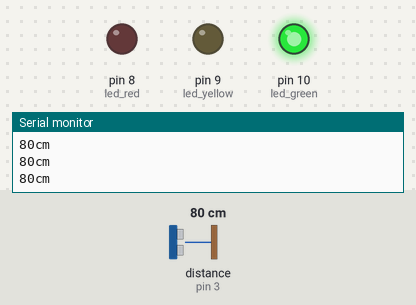
The sketch below on a simulated Arduino Uno, built with avr-gcc and run on an emulated ATmega328P. On the bench: output pins drawn as LEDs (lit = HIGH), the last lines printed to the serial monitor. Wiring (inferred from the names in the program): ultrasonic range finder: trigger pin 4; echo pin 3. The inputs (shaded band) are chosen by the test bench; at power-on: distance to the obstacle (sensor on pin 3) 80 cm. The echo pulse lasts 58.3 µs per cm; pins used as bus, display or sensor lines are not drawn.

Above: at 1.2 s.
1.3 s: distance to the obstacle (sensor on pin 3) set to 22 cm
2.8 s: distance to the obstacle (sensor on pin 3) set to 17 cm
At 3.5 s:
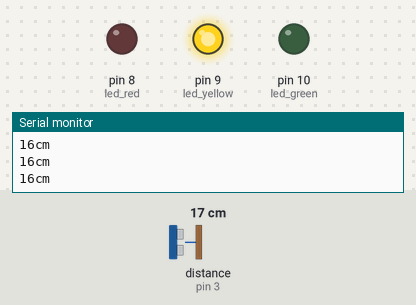
4.4 s: distance to the obstacle (sensor on pin 3) set to 11 cm
5.9 s: distance to the obstacle (sensor on pin 3) set to 8 cm
At 7.2 s:
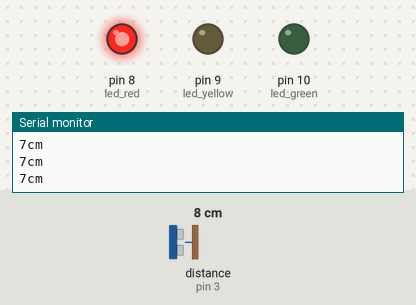
7.5 s: distance to the obstacle (sensor on pin 3) set to 18 cm
At 8.1 s:
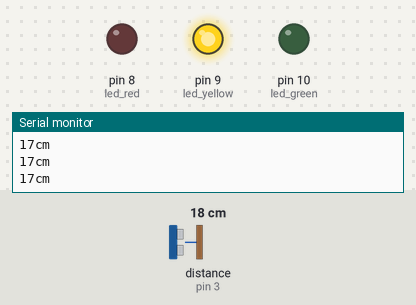
9.1 s: distance to the obstacle (sensor on pin 3) set to 2 cm
At 10.3 s:
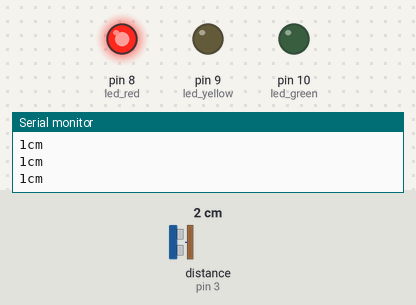
Timing chart, 0 to 11.7 s (numbered marks = the images above; inputs shaded):
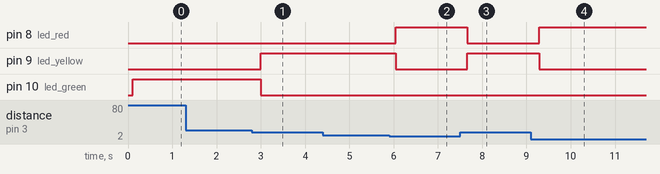

The sketch:

sketch_dec30b.ino
```cpp
// SIMPLE PROXIMITY SENSOR
// by Chris and Kamil
// initial project 2019.12.30
// version 2019.12.30_11:45

#define trig 4
#define echo 3

#define led_red 8
#define led_yellow 9
#define led_green 10

void setup() {
  Serial.begin(9600);

  pinMode(led_red, OUTPUT); // red
  pinMode(led_yellow, OUTPUT); // yellow
  pinMode(led_green, OUTPUT); // green
  disableAllLeds();

  pinMode(trig, OUTPUT);
  pinMode(echo, INPUT);
}

void loop() {

  int proximitySensorTime = 0;
  int proximitySensorDistance = 0;
  digitalWrite(trig, LOW);
  delayMicroseconds(2);
  digitalWrite(trig, HIGH);
  delayMicroseconds(10);
  digitalWrite(trig, LOW);

  proximitySensorTime = pulseIn(echo, HIGH);
  proximitySensorDistance = proximitySensorTime / 58;
  Serial.print(proximitySensorDistance);
  Serial.print("cm\n");
  delay(100);

  if(proximitySensorDistance<=8) {
    enableOneLed('r');
  } else if(proximitySensorDistance<=18) {
    enableOneLed('y');
  } else {
    enableOneLed('g');
  }
}

void enableOneLed(char color) {
  disableAllLeds();
  enableLed(color);
}

void enableLed(char color) {
  switch (color) {
    case 'r':
      digitalWrite(led_red, HIGH);
      break;
    case 'y':
      digitalWrite(led_yellow, HIGH);
      break;
    case 'g':
      digitalWrite(led_green, HIGH);
      break;
  }
}

void disableAllLeds() {
  digitalWrite(led_red, LOW);
  digitalWrite(led_yellow, LOW);
  digitalWrite(led_green, LOW);
}
```

Measured:
- the behaviour switches between 20 and 19 cm on distance to the obstacle (sensor on pin 3) (found by bisection; images 0 and 1)
- the behaviour switches between 10 and 9 cm on distance to the obstacle (sensor on pin 3) (found by bisection; images 1 and 2)
- after the input at 2.8 s, pin 9 (led_yellow): LOW → HIGH after 0.20 s; pin 10 (led_green): HIGH → LOW after 0.20 s
- after the input at 5.9 s, pin 8 (led_red): LOW → HIGH after 0.14 s; pin 9 (led_yellow): HIGH → LOW after 0.14 s
- after the input at 7.5 s, pin 8 (led_red): HIGH → LOW after 0.16 s; pin 9 (led_yellow): LOW → HIGH after 0.16 s
- after the input at 9.1 s, pin 8 (led_red): LOW → HIGH after 0.19 s; pin 9 (led_yellow): HIGH → LOW after 0.19 s
